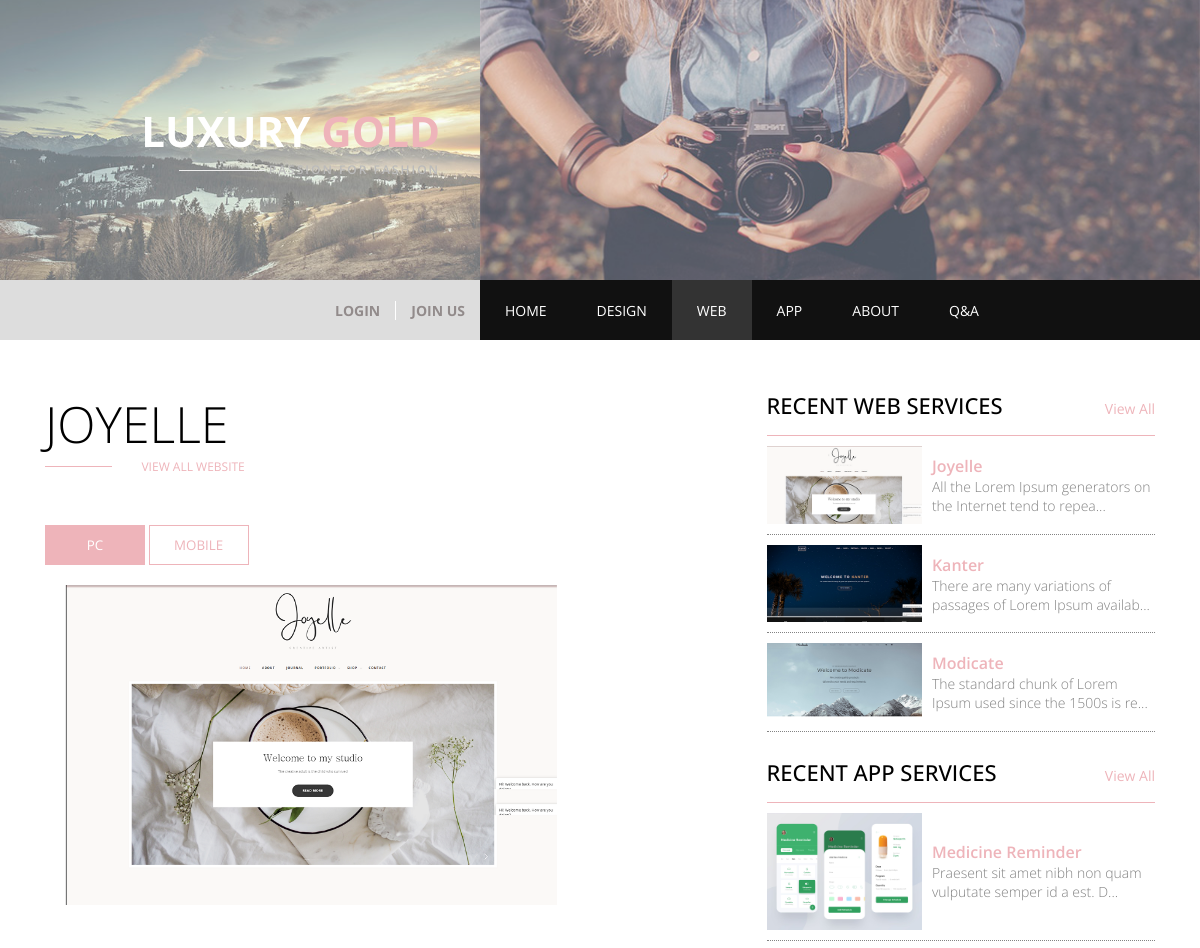
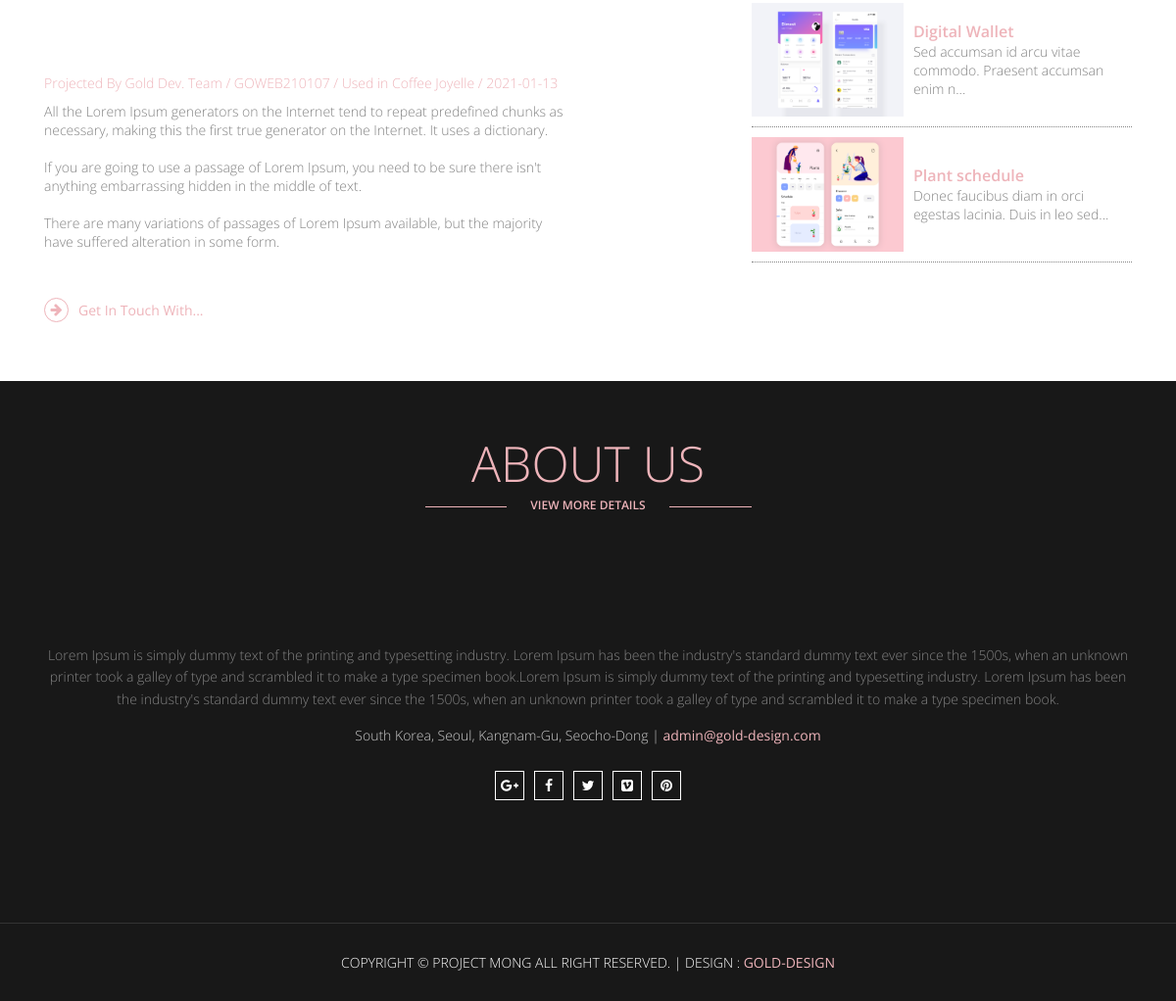
Page /pages/web/web_detail.php?num=8 on the committed database (2 pictures, top to bottom).
### tables this page shows
CREATE TABLE `gold_web` (
  `GOLD_WEB_num` int(11) NOT NULL COMMENT '고유번호',
  `GOLD_WEB_tit` varchar(20) NOT NULL COMMENT '제목',
  `GOLD_WEB_ser` varchar(20) NOT NULL COMMENT '시리얼넘버',
  `GOLD_WEB_des` text NOT NULL COMMENT '설명',
  `GOLD_WEB_img` varchar(30) NOT NULL COMMENT '사진',
  `GOLD_WEB_mimg` varchar(30) NOT NULL COMMENT '모바일 사진',
  `GOLD_WEB_thumb` varchar(30) NOT NULL COMMENT '썸네일',
  `GOLD_WEB_cli` varchar(50) NOT NULL COMMENT '납품처',
  `GOLD_WEB_reg` varchar(15) DEFAULT NULL COMMENT '등록일',
  `GOLD_WEB_dom` varchar(50) DEFAULT NULL COMMENT '도메인'
);

CREATE TABLE `gold_app` (
  `GOLD_APP_num` int(11) NOT NULL COMMENT '고유번호',
  `GOLD_APP_tit` varchar(20) NOT NULL COMMENT '제목',
  `GOLD_APP_ser` varchar(20) NOT NULL COMMENT '일련번호',
  `GOLD_APP_des` text NOT NULL COMMENT '설명',
  `GOLD_APP_img` varchar(30) NOT NULL COMMENT '사진',
  `GOLD_APP_thumb` varchar(30) NOT NULL COMMENT '썸네일사진',
  `GOLD_APP_cli` varchar(50) DEFAULT NULL COMMENT '납품처',
  `GOLD_APP_reg` varchar(15) NOT NULL COMMENT '등록일'
);

### pages/web/web_detail.php (the view, shortened to what this page needs)
<?php
  $web_detail_num = $_GET['num'];
  include $_SERVER['DOCUMENT_ROOT']."/Gold/php_process/connect/db_connect.php";
$sql="select * from gold_web where GOLD_WEB_num=$web_detail_num";
$web_result=mysqli_query($dbConn, $sql);
$web_row=mysqli_fetch_array($web_result);
$web_detail_tit=$web_row['GOLD_WEB_tit'];
$web_detail_ser=$web_row['GOLD_WEB_ser'];
$web_detail_des=$web_row['GOLD_WEB_des'];
$web_detail_img=$web_row['GOLD_WEB_img'];
$web_detail_cli=$web_row['GOLD_WEB_cli'];
$web_detail_reg=$web_row['GOLD_WEB_reg'];
?>
<!DOCTYPE html>
<html lang="en">
<head>
  <link rel="stylesheet" href="https://cdnjs.cloudflare.com/ajax/libs/font-awesome/4.7.0/css/font-awesome.min.css">
  <link rel="stylesheet" href="/Gold/css/design_web_app.css">
  <link rel="stylesheet" href="/Gold/css/style.css">
  <link rel="stylesheet" href="/Gold/css/animation.css">
  <link rel="stylesheet" href="/Gold/css/media.css">
</head>
  <body>
    <div class="wrap">
    <?php include $_SERVER["DOCUMENT_ROOT"]."/Gold/include/header.php" ?>
    <section class="contents webDetail dewebDetail">
      <div class="center clear">
        <div class="webLeft deWeLeft">
          <div class="title">
            <h2><?=$web_detail_tit?></h2>
            <div class="linkBox">
              <span class="line"></span>
              <a href="/Gold/pages/web/web.php">view all website</a>
            </div>
          </div>
          <div class="detailCon">
            <div class="webTabBtns">
             <button type="button">PC</button>
             <button type="button">MOBILE</button>
            </div>
            <div class="webBox webTab">
              <div class="webPcFrame">
                <div class="webMainImg">
                  <img src="/Gold/data/web_page/pc/<?=$web_detail_img?>" alt="" class="scrollUp">
                </div>
              </div>
            </div>
            <p class="detailInfo">
                Projected By Gold Dev. Team / <?=$web_detail_ser?> / Used in <?=$web_detail_cli?> / <?=$web_detail_reg?>
              </p>
              <div class="detailDesc">
                <p><?=$web_detail_des?></p>
                <a href="/Gold/index.php#contact"><i class="fa fa-arrow-right"></i>Get In Touch With...</a>
              </div>
          </div>
        </div>
        <div class="designRight deWeRight">
      <?php include $_SERVER["DOCUMENT_ROOT"]."/Gold/include/web_side_detail.php" ?>
      <?php include $_SERVER["DOCUMENT_ROOT"]."/Gold/include/app_side_detail.php" ?>
        </div>
      </div>
    </section>
    <?php include $_SERVER["DOCUMENT_ROOT"]."/Gold/include/about.php" ?>
    <?php include $_SERVER["DOCUMENT_ROOT"]."/Gold/include/footer.php" ?>
    </div>
  </body>
</html>

### include/header.php (shortened to what this page needs)
<?php
  if(isset($_SESSION["userid"])){
    $userid = $_SESSION["userid"];
  }else{
    $userid = '';
  }
?>
    <div class="topMain clear">
      <div class="bannerBox">
        <span class="overlay"></span>
        <div class="slogan">
          <h2>LUXURY <b>GOLD</b> </h2>
          <hr>
          <p> PASSION FOR FASHION</p>
        </div>
      </div>
      <div class="headerBox">
        <span class="overlay"></span>
      </div>
      <div class="loginWrap">
        <div class="logBox">
          <?php
            if(!$userid){
          ?>
            <a href="/Gold/pages/login/login_form.php">LOGIN</a>
            <a href="/Gold/pages/login/join_form.php">JOIN US</a>
          <?php
            }
          ?>
        </div>
      </div>
      <div class="gnb">
        <ul class="clear">
          <li class="active"><a href="/Gold/index.php?key=0">HOME</a></li>
          <li><a href="/Gold/pages/design/design.php">DESIGN</a></li>
          <li><a href="/Gold/pages/web/web.php">WEB</a></li>
          <li><a href="/Gold/pages/app/app.php">APP</a></li>
          <li><a href="#">ABOUT</a></li>
          <li><a href="/Gold/pages/qna/qna.php">Q&A</a></li>
        </ul>
      </div>
    </div>

### include/web_side_detail.php
<div class="detailWeb">
            <div class="webTit">
              <h2>Recent Web Services</h2>
              <a href="/Gold/pages/web/web.php">View All</a>
            </div>
            <?php
              include $_SERVER["DOCUMENT_ROOT"]."/Gold/php_process/connect/db_connect.php";
              $sql="select * from gold_web order by GOLD_WEB_num desc limit 3";
              $web_side_result = mysqli_query($dbConn, $sql);
              while($web_side_row = mysqli_fetch_array($web_side_result)){
                $web_side_num = $web_side_row['GOLD_WEB_num'];
                $web_side_thumb = $web_side_row['GOLD_WEB_thumb'];
                $web_side_tit = $web_side_row['GOLD_WEB_tit'];
                $web_side_des = $web_side_row['GOLD_WEB_des'];
            ?>
            <div class="webLinks">
              <div class="subWebImg">
                <img src="/Gold/data/web_page/thumb/<?=$web_side_thumb?>" alt="">
              </div>
              <div class="subWebTxt">
                <a href="/Gold/pages/web/web_detail.php?num=<?=$web_side_num?>"><?=$web_side_tit?></a>
                <em><?=$web_side_des?></em>
              </div>
            </div>
            <?php
              }
            ?>
          </div>

### include/app_side_detail.php
<div class="detailApp">
  <div class="appTit">
    <h2>Recent App Services</h2>
    <a href="/Gold/pages/app/app.php">View All</a>
  </div>
  <?php
    include $_SERVER["DOCUMENT_ROOT"]."/Gold/php_process/connect/db_connect.php";
    $sql="select * from gold_app order by GOLD_APP_num desc limit 3";
    $app_side_result = mysqli_query($dbConn, $sql);
    while($app_side_row = mysqli_fetch_array($app_side_result)){
      $app_side_num = $app_side_row['GOLD_APP_num'];
      $app_side_thumb = $app_side_row['GOLD_APP_thumb'];
      $app_side_tit = $app_side_row['GOLD_APP_tit'];
      $app_side_des = $app_side_row['GOLD_APP_des'];
  ?>
  <div class="appLinks">
    <div class="subAppImg">
      <img src="/Gold/data/app_page/app_thumb/<?=$app_side_thumb?>" alt="">
    </div>
    <div class="subAppTxt">
      <a href="/Gold/pages/app/app_detail.php?num=<?=$app_side_num?>"><?=$app_side_tit?></a>
      <em><?=$app_side_des?></em>
    </div>
  </div>
  <?php
    }
  ?>
</div>

### include/about.php (shortened to what this page needs)
<section class="contents about hasTitle">
      <div class="center clear">
        <div class="title">
          <h2>ABOUT US</h2>
          <div class="subTit">
            <a href="#" class="subLink">View More Details</a>
          </div>
        </div>
        <div class="aboutTxt">
          <p>
            Lorem Ipsum is simply dummy text of the printing and typesetting industry. Lorem Ipsum has been the industry's standard dummy text ever since the 1500s, when an unknown printer took a galley of type and scrambled it to make a type specimen book.Lorem Ipsum is simply dummy text of the printing and typesetting industry. Lorem Ipsum has been the industry's standard dummy text ever since the 1500s, when an unknown printer took a galley of type and scrambled it to make a type specimen book.
          </p>
          <p class="address">
            South Korea, Seoul, Kangnam-Gu, Seocho-Dong |
            <a href="#">admin@gold-design.com</a>
          </p>
          <ul class="sns">
            <li><a href="#"><i class="fa fa-google-plus"></i></a></li>
            <li><a href="#"><i class="fa fa-facebook"></i></a></li>
            <li><a href="#"><i class="fa fa-twitter"></i></a></li>
            <li><a href="#"><i class="fa fa-vimeo-square"></i></a></li>
            <li><a href="#"><i class="fa fa-pinterest"></i></a></li>
        </ul>
        </div>
      </div>
    </section>

### include/footer.php
<footer>
      <p>
        copyright &copy; project mong all right reserved. | DESIGN : <span>GOLD-DESIGN</span>
      </p>
</footer>

### css/design_web_app.css (style rules this page uses)
.deWeLeft { width: 60%; height: auto; float: left; }
.dewebDetail .title { float: none; margin-bottom: 50px; }
.dewebDetail .title a { width: 20%; }
.detailCon { width: 100%; height: auto; padding-right: 20%; }
.detailInfo { width: 100%; height: auto; padding: 5px 0 10px 0; font-weight: 300; color: #eeb4ba; }
.detailDesc p { color: #838383; font-weight: 300; }
.detailDesc a { display:flex; width:100%; align-items:center; padding:10px 0; color:#eeb4ba; }
.detailDesc i.fa { width: 25px; height: 25px; border:1px solid #eeb4ba; border-radius:50%; display:flex; align-items:center; justify-content:center; color:#eeb4ba; margin-right:10px; }
.deWeRight { width: 40%; height: auto; float: right; padding-left: 5%; }
.deWeRight .detailWeb { width: 100%; height: auto; margin-bottom: 25px; }
.deWeRight .webTit, .deWeRight .appTit { width: 100%; height: auto; padding:0 0 15px 0; border-bottom:1px solid #eeb4ba; display:flex; justify-content: space-between; align-items: baseline; }
.deWeRight .webTit h2, .deWeRight .appTit h2 { font-size:22px; font-weight:500; text-transform:uppercase; }
.deWeRight .webTit a, .deWeRight .appTit a { color:#eeb4ba; }
.deWeRight .detailWeb .webLinks, .deWeRight .detailApp .appLinks { width: 100%; height: auto; display: flex; padding: 10px 0;border-bottom: 1px dotted #838383; }
.deWeRight .webLinks .subWebImg, .deWeRight .appLinks .subAppImg { width:40%; height: auto; overflow: hidden; _background: url(/Gold/img/new-arrival-3.jpg) no-repeat center center; }
.deWeRight .webLinks .subWebImg img, .deWeRight .appLinks .subAppImg img { width: 100%; }
.deWeRight .webLinks .subWebTxt, .deWeRight .appLinks .subAppTxt { width: 60%; padding-left:10px; display: flex; flex-direction: column; justify-content: center; }
.deWeRight .webLinks .subWebTxt a, .deWeRight .appLinks .subAppTxt a { font-weight:600; font-size:16px; color:#eeb4ba; }
.deWeRight .webLinks .subWebTxt em, .deWeRight .appLinks .subAppTxt em { color:#838383; font-weight: 300; font-style: normal; }
.webDetail .webTabBtns button { width: 100px; text-align: center; background: #fff; border: 1px solid #eeb4ba; color: #eeb4ba; padding: 10px 0; transition: all 0.4s; }
.webDetail .webTabBtns button:hover, .webDetail .webTabBtns button.active { color: #fff; background: #eeb4ba; }
.webDetail .webBox { width: 100%; height: 450px; margin-top: 20px; position: relative; _display: none; }
.webDetail .webBox .webPcFrame { width: 100%; height: 100%; }
.webDetail .webBox .webPcFrame img { width: 100%; position: absolute; top: 0; left: 0; }
.webDetail .webBox .webPcFrame .webMainImg { width: 100%; height: 75%; position: relative; overflow: hidden; }
.webDetail .webBox .webPcFrame .webMainImg img { width: 92%; left: 50%; transform: translateX(-50%); }

### css/media.css (style rules this page uses)
@media screen and (max-width:1400px) { .topMain { width: 100%; } }
@media screen and (max-width:1200px) { .topMain .bannerBox { height: 35vh; } }
@media screen and (max-width:1200px) { .topMain .headerBox { height: 35vh; } }
@media screen and (max-width:1200px) { .topMain .gnb ul li { padding: 0 25px; } }
@media screen and (max-width:1200px) { .topMain .gnb ul a { font-size: 14px; } }
@media screen and (max-width:1200px) { .center { padding: 0 15px; } }
@media screen and (max-width:1200px) { .about .subTit a.subLink, .contact .subTit a.subLink { width: 15%; } }
@media screen and (max-width:1200px) { .topMain .logBox a { padding: 0 15px; } }

### rows in the picture
gold_web: GOLD_WEB_tit "JOYELLE", GOLD_WEB_img (picture), GOLD_WEB_ser "GOWEB210107", GOLD_WEB_cli "Coffee Joyelle", GOLD_WEB_reg "2021-01-13", GOLD_WEB_des "All the Lorem Ipsum generators on the Internet tend to repeat predefined chunks as necessary, making this the first true generator on the Internet. It uses a dictionary. If you are going to use a passage of Lorem Ipsum, you need to be sure there isn't anything embarrassing hidden in the middle of text. There are many variations of passages of Lorem Ipsum available, but the majority have suffered alteration in some form.", GOLD_WEB_thumb (picture), GOLD_WEB_tit "Joyelle"
gold_web: GOLD_WEB_thumb (picture), GOLD_WEB_tit "Kanter"
gold_web: GOLD_WEB_thumb (picture), GOLD_WEB_tit "Modicate"
gold_app: GOLD_APP_thumb (picture), GOLD_APP_tit "Medicine Reminder"
gold_app: GOLD_APP_thumb (picture), GOLD_APP_tit "Digital Wallet"
gold_app: GOLD_APP_thumb (picture), GOLD_APP_tit "Plant schedule"
